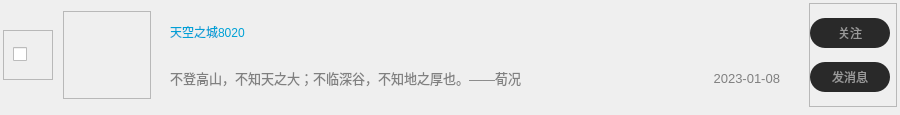
<?xml version="1.0" encoding="UTF-8"?>
<ui version="4.0">
 <class>UserDataItem</class>
 <widget class="QWidget" name="UserDataItem">
  <property name="geometry">
   <rect>
    <x>0</x>
    <y>0</y>
    <width>900</width>
    <height>110</height>
   </rect>
  </property>
  <property name="minimumSize">
   <size>
    <width>900</width>
    <height>0</height>
   </size>
  </property>
  <property name="windowTitle">
   <string>Form</string>
  </property>
  <layout class="QVBoxLayout" name="verticalLayout">
   <property name="spacing">
    <number>0</number>
   </property>
   <property name="leftMargin">
    <number>0</number>
   </property>
   <property name="topMargin">
    <number>0</number>
   </property>
   <property name="rightMargin">
    <number>0</number>
   </property>
   <property name="bottomMargin">
    <number>0</number>
   </property>
   <item>
    <widget class="QStackedWidget" name="stackedWidget_data">
     <property name="styleSheet">
      <string notr="true">#stackedWidget_data
{
border-bottom: 1px dashed gray;
}</string>
     </property>
     <widget class="QWidget" name="page_dianzan">
      <layout class="QVBoxLayout" name="verticalLayout_2">
       <property name="spacing">
        <number>0</number>
       </property>
       <property name="leftMargin">
        <number>3</number>
       </property>
       <property name="topMargin">
        <number>3</number>
       </property>
       <property name="rightMargin">
        <number>3</number>
       </property>
       <property name="bottomMargin">
        <number>8</number>
       </property>
       <item>
        <widget class="QFrame" name="frame_bg">
         <property name="styleSheet">
          <string notr="true">#frame_bg
{
border-radius: 8px;
}

#frame_bg:hover
{
background-color: rgba(134, 134, 134,0.3);
}</string>
         </property>
         <property name="frameShape">
          <enum>QFrame::StyledPanel</enum>
         </property>
         <property name="frameShadow">
          <enum>QFrame::Raised</enum>
         </property>
         <layout class="QHBoxLayout" name="horizontalLayout">
          <property name="spacing">
           <number>10</number>
          </property>
          <property name="leftMargin">
           <number>0</number>
          </property>
          <property name="topMargin">
           <number>0</number>
          </property>
          <property name="rightMargin">
           <number>0</number>
          </property>
          <property name="bottomMargin">
           <number>0</number>
          </property>
          <item>
           <widget class="QFrame" name="frame_check">
            <property name="minimumSize">
             <size>
              <width>50</width>
              <height>50</height>
             </size>
            </property>
            <property name="maximumSize">
             <size>
              <width>50</width>
              <height>50</height>
             </size>
            </property>
            <property name="frameShape">
             <enum>QFrame::StyledPanel</enum>
            </property>
            <property name="frameShadow">
             <enum>QFrame::Raised</enum>
            </property>
            <layout class="QVBoxLayout" name="verticalLayout_6">
             <item>
              <widget class="QCheckBox" name="checkBox">
               <property name="text">
                <string/>
               </property>
              </widget>
             </item>
            </layout>
           </widget>
          </item>
          <item>
           <widget class="QFrame" name="frame_hreader">
            <property name="minimumSize">
             <size>
              <width>88</width>
              <height>88</height>
             </size>
            </property>
            <property name="maximumSize">
             <size>
              <width>88</width>
              <height>88</height>
             </size>
            </property>
            <property name="frameShape">
             <enum>QFrame::StyledPanel</enum>
            </property>
            <property name="frameShadow">
             <enum>QFrame::Raised</enum>
            </property>
            <layout class="QVBoxLayout" name="verticalLayout_3">
             <item>
              <widget class="RoundLab" name="label_header">
               <property name="minimumSize">
                <size>
                 <width>68</width>
                 <height>68</height>
                </size>
               </property>
               <property name="maximumSize">
                <size>
                 <width>68</width>
                 <height>68</height>
                </size>
               </property>
               <property name="whatsThis">
                <string>&lt;html&gt;&lt;head/&gt;&lt;body&gt;&lt;p&gt;&lt;br/&gt;&lt;/p&gt;&lt;/body&gt;&lt;/html&gt;</string>
               </property>
               <property name="styleSheet">
                <string notr="true">QLabel
{
border-radius: 34px;
border-image: url(:/images/bgpic/dieji2.png);
}</string>
               </property>
               <property name="text">
                <string/>
               </property>
              </widget>
             </item>
            </layout>
           </widget>
          </item>
          <item>
           <widget class="QFrame" name="frame_info">
            <property name="minimumSize">
             <size>
              <width>100</width>
              <height>0</height>
             </size>
            </property>
            <property name="maximumSize">
             <size>
              <width>16777215</width>
              <height>16777215</height>
             </size>
            </property>
            <property name="styleSheet">
             <string notr="true">*
{
border: none;
}

QPushButton
{
color:gray;
font: 400 15px &quot;微软雅黑&quot;;
}</string>
            </property>
            <property name="frameShape">
             <enum>QFrame::StyledPanel</enum>
            </property>
            <property name="frameShadow">
             <enum>QFrame::Raised</enum>
            </property>
            <layout class="QVBoxLayout" name="verticalLayout_5">
             <item>
              <widget class="QFrame" name="frame_mid_top">
               <property name="minimumSize">
                <size>
                 <width>0</width>
                 <height>40</height>
                </size>
               </property>
               <property name="frameShape">
                <enum>QFrame::StyledPanel</enum>
               </property>
               <property name="frameShadow">
                <enum>QFrame::Raised</enum>
               </property>
               <layout class="QHBoxLayout" name="horizontalLayout_2">
                <property name="leftMargin">
                 <number>0</number>
                </property>
                <property name="topMargin">
                 <number>0</number>
                </property>
                <property name="rightMargin">
                 <number>0</number>
                </property>
                <property name="bottomMargin">
                 <number>0</number>
                </property>
                <item>
                 <widget class="QPushButton" name="pushButton_uname">
                  <property name="minimumSize">
                   <size>
                    <width>150</width>
                    <height>36</height>
                   </size>
                  </property>
                  <property name="maximumSize">
                   <size>
                    <width>16777215</width>
                    <height>36</height>
                   </size>
                  </property>
                  <property name="styleSheet">
                   <string notr="true">QPushButton
{
border: none;
color: rgb(0, 161, 214);
text-align: left;
}

QPushButton:hover
{
color: #f52c85;

}</string>
                  </property>
                  <property name="text">
                   <string>天空之城8020</string>
                  </property>
                 </widget>
                </item>
                <item>
                 <widget class="QPushButton" name="pushButton_ulevel">
                  <property name="minimumSize">
                   <size>
                    <width>80</width>
                    <height>36</height>
                   </size>
                  </property>
                  <property name="maximumSize">
                   <size>
                    <width>80</width>
                    <height>36</height>
                   </size>
                  </property>
                  <property name="text">
                   <string/>
                  </property>
                 </widget>
                </item>
                <item>
                 <widget class="QPushButton" name="pushButton_grade">
                  <property name="minimumSize">
                   <size>
                    <width>80</width>
                    <height>36</height>
                   </size>
                  </property>
                  <property name="maximumSize">
                   <size>
                    <width>80</width>
                    <height>36</height>
                   </size>
                  </property>
                  <property name="styleSheet">
                   <string notr="true">QPushButton
{
color:gray;
text-align: right;
padding-right: 10px;
}</string>
                  </property>
                  <property name="text">
                   <string/>
                  </property>
                 </widget>
                </item>
                <item>
                 <spacer name="horizontalSpacer_2">
                  <property name="orientation">
                   <enum>Qt::Horizontal</enum>
                  </property>
                  <property name="sizeHint" stdset="0">
                   <size>
                    <width>40</width>
                    <height>20</height>
                   </size>
                  </property>
                 </spacer>
                </item>
               </layout>
              </widget>
             </item>
             <item>
              <widget class="QFrame" name="frame_mid_bottom">
               <property name="minimumSize">
                <size>
                 <width>0</width>
                 <height>40</height>
                </size>
               </property>
               <property name="frameShape">
                <enum>QFrame::StyledPanel</enum>
               </property>
               <property name="frameShadow">
                <enum>QFrame::Raised</enum>
               </property>
               <layout class="QHBoxLayout" name="horizontalLayout_3">
                <property name="leftMargin">
                 <number>0</number>
                </property>
                <property name="topMargin">
                 <number>0</number>
                </property>
                <property name="rightMargin">
                 <number>0</number>
                </property>
                <property name="bottomMargin">
                 <number>0</number>
                </property>
                <item>
                 <widget class="QPushButton" name="pushButton_umotto">
                  <property name="minimumSize">
                   <size>
                    <width>450</width>
                    <height>36</height>
                   </size>
                  </property>
                  <property name="maximumSize">
                   <size>
                    <width>16777215</width>
                    <height>36</height>
                   </size>
                  </property>
                  <property name="styleSheet">
                   <string notr="true">QPushButton
{
color:gray;
font-size: 13px;
text-align: left;
}</string>
                  </property>
                  <property name="text">
                   <string>不登高山，不知天之大；不临深谷，不知地之厚也。——荀况</string>
                  </property>
                 </widget>
                </item>
                <item>
                 <spacer name="horizontalSpacer">
                  <property name="orientation">
                   <enum>Qt::Horizontal</enum>
                  </property>
                  <property name="sizeHint" stdset="0">
                   <size>
                    <width>193</width>
                    <height>20</height>
                   </size>
                  </property>
                 </spacer>
                </item>
                <item>
                 <widget class="QPushButton" name="pushButton_createtime">
                  <property name="minimumSize">
                   <size>
                    <width>100</width>
                    <height>36</height>
                   </size>
                  </property>
                  <property name="maximumSize">
                   <size>
                    <width>100</width>
                    <height>36</height>
                   </size>
                  </property>
                  <property name="styleSheet">
                   <string notr="true">QPushButton
{
color:gray;
font-size: 13px;
text-align: right;
padding-right: 10px;
}</string>
                  </property>
                  <property name="text">
                   <string>2023-01-08</string>
                  </property>
                 </widget>
                </item>
               </layout>
              </widget>
             </item>
            </layout>
           </widget>
          </item>
          <item>
           <widget class="QFrame" name="frame_fans">
            <property name="minimumSize">
             <size>
              <width>88</width>
              <height>0</height>
             </size>
            </property>
            <property name="maximumSize">
             <size>
              <width>88</width>
              <height>16777215</height>
             </size>
            </property>
            <property name="frameShape">
             <enum>QFrame::StyledPanel</enum>
            </property>
            <property name="frameShadow">
             <enum>QFrame::Raised</enum>
            </property>
            <layout class="QVBoxLayout" name="verticalLayout_4">
             <property name="spacing">
              <number>0</number>
             </property>
             <property name="leftMargin">
              <number>0</number>
             </property>
             <property name="topMargin">
              <number>0</number>
             </property>
             <property name="rightMargin">
              <number>0</number>
             </property>
             <property name="bottomMargin">
              <number>0</number>
             </property>
             <item>
              <widget class="QPushButton" name="pushButton_tofans">
               <property name="minimumSize">
                <size>
                 <width>80</width>
                 <height>30</height>
                </size>
               </property>
               <property name="maximumSize">
                <size>
                 <width>80</width>
                 <height>30</height>
                </size>
               </property>
               <property name="styleSheet">
                <string notr="true">QPushButton
{
color:#999999;
font: 400 14px &quot;微软雅黑&quot;;
text-align: center;
border-radius: 15px;
background-color: #292929;
}

QPushButton:hover
{
color:#ffffff;
background-color: rgba(212, 78, 125,1.0);
}
QPushButton:checked
{
color:#ffffff;
background-color: rgba(212, 78, 125,1.0);
}

QPushButton:unchecked
{
color:#999999;
background-color: #292929;
}</string>
               </property>
               <property name="text">
                <string>关注</string>
               </property>
              </widget>
             </item>
             <item>
              <widget class="QPushButton" name="pushButton_sendmsg">
               <property name="minimumSize">
                <size>
                 <width>80</width>
                 <height>30</height>
                </size>
               </property>
               <property name="maximumSize">
                <size>
                 <width>80</width>
                 <height>30</height>
                </size>
               </property>
               <property name="styleSheet">
                <string notr="true">QPushButton
{
color:#999999;
font: 400 14px &quot;微软雅黑&quot;;
text-align: center;
border-radius: 15px;
background-color: #292929;
}

QPushButton:hover
{
color:#ffffff;
background-color: rgba(212, 78, 125,1.0);
}
QPushButton:checked
{
color:#ffffff;
background-color: rgba(212, 78, 125,1.0);
}

QPushButton:unchecked
{
color:#999999;
background-color: #292929;
}</string>
               </property>
               <property name="text">
                <string>发消息</string>
               </property>
              </widget>
             </item>
            </layout>
           </widget>
          </item>
         </layout>
        </widget>
       </item>
      </layout>
     </widget>
    </widget>
   </item>
  </layout>
 </widget>
 <customwidgets>
  <customwidget>
   <class>RoundLab</class>
   <extends>QLabel</extends>
   <header>customer/RoundLab.h</header>
  </customwidget>
 </customwidgets>
 <resources/>
 <connections/>
</ui>
